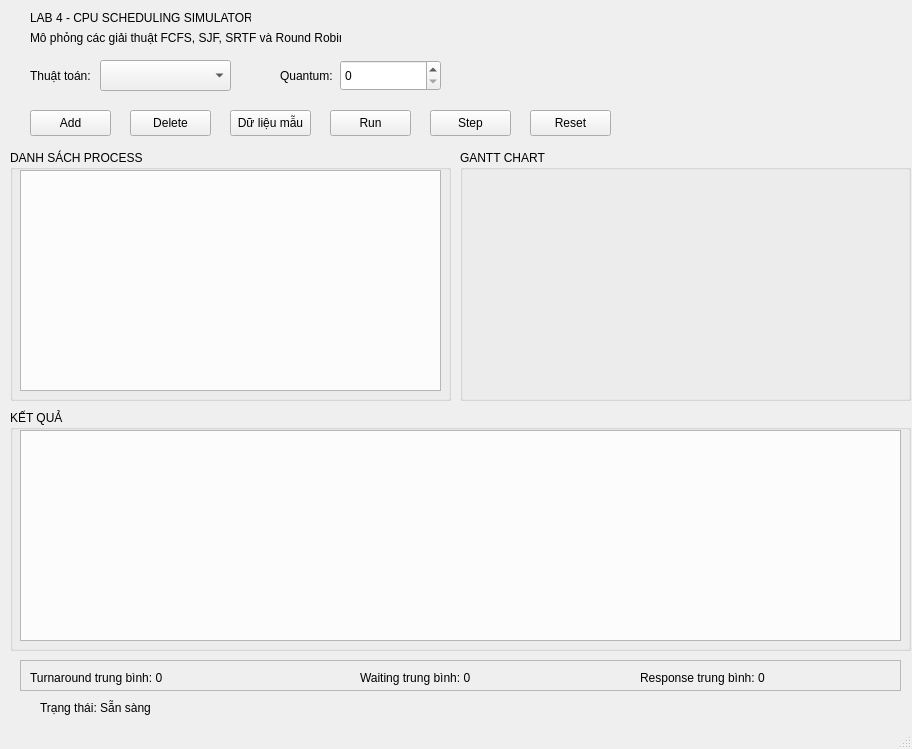
<?xml version="1.0" encoding="UTF-8"?>
<ui version="4.0">
 <class>MainWindow</class>
 <widget class="QMainWindow" name="MainWindow">
  <property name="geometry">
   <rect>
    <x>0</x>
    <y>0</y>
    <width>912</width>
    <height>749</height>
   </rect>
  </property>
  <property name="windowTitle">
   <string>MainWindow</string>
  </property>
  <widget class="QWidget" name="centralwidget">
   <widget class="QLabel" name="lblSchedulingTitle">
    <property name="geometry">
     <rect>
      <x>30</x>
      <y>10</y>
      <width>221</width>
      <height>16</height>
     </rect>
    </property>
    <property name="text">
     <string>LAB 4 - CPU SCHEDULING SIMULATOR</string>
    </property>
   </widget>
   <widget class="QLabel" name="lblSchedulingDescription">
    <property name="geometry">
     <rect>
      <x>30</x>
      <y>30</y>
      <width>311</width>
      <height>16</height>
     </rect>
    </property>
    <property name="text">
     <string>Mô phỏng các giải thuật FCFS, SJF, SRTF và Round Robin.</string>
    </property>
   </widget>
   <widget class="QComboBox" name="cboAlgorithm">
    <property name="geometry">
     <rect>
      <x>100</x>
      <y>60</y>
      <width>131</width>
      <height>31</height>
     </rect>
    </property>
   </widget>
   <widget class="QSpinBox" name="spinQuantum">
    <property name="geometry">
     <rect>
      <x>340</x>
      <y>60</y>
      <width>101</width>
      <height>31</height>
     </rect>
    </property>
   </widget>
   <widget class="QPushButton" name="btnAddProcess">
    <property name="geometry">
     <rect>
      <x>30</x>
      <y>110</y>
      <width>81</width>
      <height>26</height>
     </rect>
    </property>
    <property name="text">
     <string>Add</string>
    </property>
   </widget>
   <widget class="QPushButton" name="btnDeleteProcess">
    <property name="geometry">
     <rect>
      <x>130</x>
      <y>110</y>
      <width>81</width>
      <height>26</height>
     </rect>
    </property>
    <property name="text">
     <string>Delete</string>
    </property>
   </widget>
   <widget class="QPushButton" name="btnLoadSample">
    <property name="geometry">
     <rect>
      <x>230</x>
      <y>110</y>
      <width>81</width>
      <height>26</height>
     </rect>
    </property>
    <property name="text">
     <string>Dữ liệu mẫu</string>
    </property>
   </widget>
   <widget class="QPushButton" name="btnRunScheduling">
    <property name="geometry">
     <rect>
      <x>330</x>
      <y>110</y>
      <width>81</width>
      <height>26</height>
     </rect>
    </property>
    <property name="text">
     <string>Run</string>
    </property>
   </widget>
   <widget class="QPushButton" name="btnStepScheduling">
    <property name="geometry">
     <rect>
      <x>430</x>
      <y>110</y>
      <width>81</width>
      <height>26</height>
     </rect>
    </property>
    <property name="text">
     <string>Step</string>
    </property>
   </widget>
   <widget class="QPushButton" name="btnResetScheduling">
    <property name="geometry">
     <rect>
      <x>530</x>
      <y>110</y>
      <width>81</width>
      <height>26</height>
     </rect>
    </property>
    <property name="text">
     <string>Reset</string>
    </property>
   </widget>
   <widget class="QWidget" name="ganttArea" native="true">
    <property name="geometry">
     <rect>
      <x>470</x>
      <y>170</y>
      <width>431</width>
      <height>221</height>
     </rect>
    </property>
   </widget>
   <widget class="QTableWidget" name="tblSchedulingResult">
    <property name="geometry">
     <rect>
      <x>20</x>
      <y>430</y>
      <width>881</width>
      <height>211</height>
     </rect>
    </property>
   </widget>
   <widget class="QTableWidget" name="tblSchedulingInput">
    <property name="geometry">
     <rect>
      <x>20</x>
      <y>170</y>
      <width>421</width>
      <height>221</height>
     </rect>
    </property>
    <property name="editTriggers">
     <set>QAbstractItemView::EditTrigger::AnyKeyPressed|QAbstractItemView::EditTrigger::DoubleClicked|QAbstractItemView::EditTrigger::EditKeyPressed|QAbstractItemView::EditTrigger::SelectedClicked</set>
    </property>
    <property name="selectionMode">
     <enum>QAbstractItemView::SelectionMode::MultiSelection</enum>
    </property>
    <property name="selectionBehavior">
     <enum>QAbstractItemView::SelectionBehavior::SelectRows</enum>
    </property>
   </widget>
   <widget class="QGroupBox" name="groupBox">
    <property name="geometry">
     <rect>
      <x>10</x>
      <y>150</y>
      <width>441</width>
      <height>251</height>
     </rect>
    </property>
    <property name="title">
     <string>DANH SÁCH PROCESS</string>
    </property>
   </widget>
   <widget class="QGroupBox" name="groupBox_2">
    <property name="geometry">
     <rect>
      <x>460</x>
      <y>150</y>
      <width>451</width>
      <height>251</height>
     </rect>
    </property>
    <property name="title">
     <string>GANTT CHART</string>
    </property>
   </widget>
   <widget class="QGroupBox" name="groupBox_3">
    <property name="geometry">
     <rect>
      <x>10</x>
      <y>410</y>
      <width>901</width>
      <height>241</height>
     </rect>
    </property>
    <property name="title">
     <string>KẾT QUẢ</string>
    </property>
   </widget>
   <widget class="QLabel" name="label">
    <property name="geometry">
     <rect>
      <x>30</x>
      <y>60</y>
      <width>71</width>
      <height>31</height>
     </rect>
    </property>
    <property name="text">
     <string>Thuật toán:</string>
    </property>
   </widget>
   <widget class="QLabel" name="label_2">
    <property name="geometry">
     <rect>
      <x>280</x>
      <y>60</y>
      <width>71</width>
      <height>31</height>
     </rect>
    </property>
    <property name="text">
     <string>Quantum:</string>
    </property>
   </widget>
   <widget class="QFrame" name="frame">
    <property name="geometry">
     <rect>
      <x>20</x>
      <y>660</y>
      <width>881</width>
      <height>31</height>
     </rect>
    </property>
    <property name="frameShape">
     <enum>QFrame::Shape::StyledPanel</enum>
    </property>
    <property name="frameShadow">
     <enum>QFrame::Shadow::Raised</enum>
    </property>
    <widget class="QLabel" name="lblAverageTurnaround">
     <property name="geometry">
      <rect>
       <x>10</x>
       <y>10</y>
       <width>241</width>
       <height>16</height>
      </rect>
     </property>
     <property name="text">
      <string>Turnaround trung bình: 0</string>
     </property>
    </widget>
    <widget class="QLabel" name="lblAverageWaiting">
     <property name="geometry">
      <rect>
       <x>340</x>
       <y>10</y>
       <width>231</width>
       <height>16</height>
      </rect>
     </property>
     <property name="text">
      <string>Waiting trung bình: 0</string>
     </property>
    </widget>
    <widget class="QLabel" name="lblAverageResponse">
     <property name="geometry">
      <rect>
       <x>620</x>
       <y>10</y>
       <width>251</width>
       <height>16</height>
      </rect>
     </property>
     <property name="text">
      <string>Response trung bình: 0</string>
     </property>
    </widget>
   </widget>
   <widget class="QLabel" name="lblSchedulingStatus">
    <property name="geometry">
     <rect>
      <x>40</x>
      <y>700</y>
      <width>411</width>
      <height>16</height>
     </rect>
    </property>
    <property name="text">
     <string>Trạng thái: Sẵn sàng</string>
    </property>
   </widget>
  </widget>
  <widget class="QStatusBar" name="statusbar"/>
 </widget>
 <resources/>
 <connections/>
</ui>
